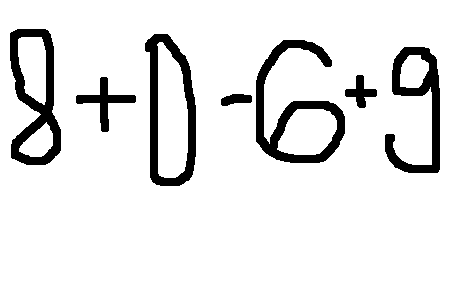
#> input picture images/img3.png, 451 x 307 px
$ jupyter execute --allow-errors ProjekatProba.ipynb   (shell and % lines are left out)   (Python 2 division)
#> lines starting #> are read from the running program, lines starting #| are printed output that depends on the picture; after the words box and inside, x2 and y2 are one past the last pixel; in counts of white or black regions, pixels touching at a corner belong together
[cell 1]
import cv2
import collections
import numpy as np
import scipy as sc
import matplotlib.pyplot as plt
from scipy.spatial import distance
import wolframalpha
# k-means
from sklearn.cluster import KMeans

# keras
from keras.models import Sequential
from keras.layers.core import Dense,Activation
from keras.optimizers import SGD

import matplotlib.pylab as pylab
pylab.rcParams['figure.figsize'] = 16, 12 # za prikaz većih slika i plotova, zakomentarisati ako nije potrebno

[cell 2]
def load_image(path):
#> call 2 of load_image, with path = 'images/img3.png'
#> in load_image, returned value is the input picture: shape (307, 451, 3); 90.6% white; 7 black regions, largest, box (x1, y1, x2, y2) and area: (256, 40, 345, 163) 3219, (10, 29, 61, 165) 2898, (145, 34, 196, 186) 2807
    return cv2.cvtColor(cv2.imread(path), cv2.COLOR_BGR2RGB)
def image_gray(image):
    return cv2.cvtColor(image, cv2.COLOR_RGB2GRAY)
#> returned value: shape (307, 451); 90.6% white; 7 black regions
def image_bin(image_gs):
    ret,image_bin = cv2.threshold(image_gs, 130, 255, cv2.THRESH_BINARY)
    return image_bin
def image_bin_adaptive(image_gs):
    image_bin = cv2.adaptiveThreshold(image_gs, 255, cv2.ADAPTIVE_THRESH_MEAN_C, cv2.THRESH_BINARY, 35, 10)
    return image_bin
def invert(image):
    return 255-image
def display_image(image, color= False):
    if color:
        plt.imshow(image)
    else:
        plt.imshow(image, 'gray')
def dilate(image):
    kernel = np.ones((6,6)) # strukturni element 3x3 blok
    return cv2.dilate(image, kernel, iterations=1)
def erode(image):
    kernel = np.ones((6,6)) # strukturni element 3x3 blok
    return cv2.erode(image, kernel, iterations=1)

#Funkcionalnost implementirana u V2
def resize_region(region):
    resized = cv2.resize(region,(28,28), interpolation = cv2.INTER_NEAREST)
    return resized
def scale_to_range(image):
    return image / 255
def matrix_to_vector(image):
    return image.flatten()
def prepare_for_ann(regions):
    ready_for_ann = []
    for region in regions:
        ready_for_ann.append(matrix_to_vector(scale_to_range(region)))
    return ready_for_ann
def convert_output(outputs):
    return np.eye(len(outputs))
def winner(output):
    return max(enumerate(output), key=lambda x: x[1])[0]

# [23 lines left out: function sredi_izlaz, not called in this run]

[cell 3]
def konture(image_orig, image_bin):

    contours, hierarchy = cv2.findContours(image_bin.copy(),cv2.RETR_TREE, cv2.CHAIN_APPROX_SIMPLE)
#> contours = 13 contours; largest, box (x1, y1, x2, y2) and area: (0, 0, 451, 307) 137700, (144, 33, 197, 187) 6396, (255, 39, 346, 164) 5608, (9, 28, 62, 166) 5302, (384, 46, 441, 174) 3468

    sorted_regions = []
    regions_dic = {}
    i = 0

    for contour in contours:
        if(hierarchy[0][i][3]==0):
            x,y,w,h = cv2.boundingRect(contour)
            region = image_bin[y:y+h+1,x:x+w+1]
            regions_dic[x] = resize_region(region)
            cv2.rectangle(image_orig,(x,y),(x+w,y+h),(0,255,0),2)
        i=i+1
#> this loop made 13 passes
#> (x, y, w, h) on passes 2, 3, 4, 5, 7, 9, 11: (220, 93, 33, 14), (75, 76, 62, 57), (344, 74, 34, 35), (384, 46, 57, 128), (255, 39, 91, 125), (144, 33, 53, 154), (9, 28, 53, 138)
#> contour on pass 1: [[0, 0], [0, 306], [450, 306], [450, 0]]
#> pass 2, in resize_region, `resized = cv2.resize(region,(28,28), interpolation = cv2.INTER_NEAREST)`:
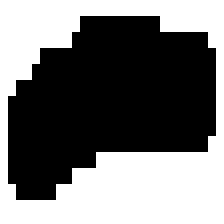
#> resized: shape (28, 28) (shown 8 times larger); 46.2% white; 1 white region, box (x1, y1, x2, y2) and area: (0, 0, 28, 28) 362
#> pass 3, in konture, `region = image_bin[y:y+h+1,x:x+w+1]`:
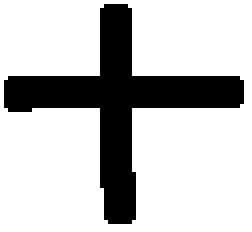
#> region: shape (58, 63) (shown 4 times larger); 76.5% white; 1 black region, box (x1, y1, x2, y2) and area: (1, 1, 61, 56) 859
#> pass 3, in resize_region (call 2), `resized = cv2.resize(region,(28,28), interpolation = cv2.INTER_NEAREST)`:
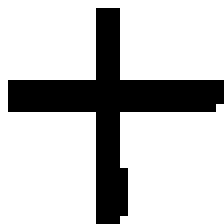
#> resized: shape (28, 28) (shown 8 times larger); 76.8% white; 1 black region, box (x1, y1, x2, y2) and area: (1, 1, 28, 28) 182
#> after the loop:
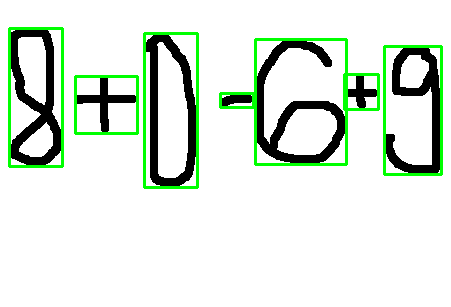
#> image_orig: shape (307, 451, 3); mean of channels 0, 1, 2 220.3, 231.5, 220.3; drawn as B, G, R
#> after the loop:
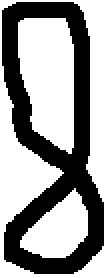
#> region: shape (139, 54) (shown 2 times larger); 61.4% white; 1 black region, box (x1, y1, x2, y2) and area: (1, 1, 52, 137) 2898
#> after the loop, i = 13; regions_dic = 7 items

    sorted_regions_dic = collections.OrderedDict(sorted(regions_dic.items()))
#> sorted_regions_dic = 7 items
    sorted_regions = sorted_regions_dic.values()
    # sortirati sve regione po x osi (sa leva na desno) i smestiti u promenljivu sorted_regions
    return image_orig, sorted_regions

[cell 4]
# [26 lines left out: functions create_ann, train_ann, display_result, not called in this run]

[cell 5]
digit_0 = ['0']*10
digit_1 = ['1']*10
digit_2 = ['2']*10
digit_3 = ['3']*10
digit_4 = ['4']*10
digit_5 = ['5']*10
digit_6 = ['6']*10
digit_7 = ['7']*10
digit_8 = ['8']*10
digit_9 = ['9']*10
digits = digit_0 + digit_1 + digit_2+ digit_3+digit_4+digit_5+digit_6+digit_7+digit_8+digit_9

images_0 = []
images_1 = []
images_2 = []
images_3 = []
images_4 = []
images_5 = []
images_6 = []
images_7 = []
images_8 = []
images_9 = []

#> (the rest of this cell did not finish here and is left out)

[cell 6]
#izlaz = sredi_izlaz(digits)

#> (a cell that did not finish here is left out)

[cell 8]
slika2 = load_image('images/img3.png')
display_image(slika2)
sli = image_bin_adaptive(image_gray(slika2))
selektovani_regioni, cifre = konture(slika2.copy(), sli)
brojevi = ['0', '1', '2', '3', '4', '5', '6', '7', '8', '9']

[cell 9]
test_inputs = prepare_for_ann(cifre)
#> test_inputs = 7 items
#> (the rest of this cell did not finish here and is left out)

$ run again, with images/img1.png copied over images/img3.png
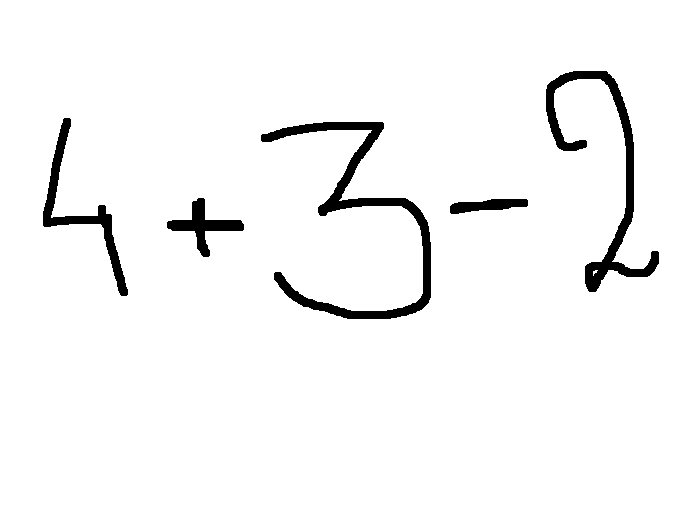
#> input picture images/img1.png, 695 x 512 px
#> in load_image, returned value is the input picture: shape (512, 695, 3); 96.3% white; 5 black regions, box (x1, y1, x2, y2) and area: (261, 122, 431, 319) 4923, (546, 71, 659, 292) 3987, (43, 118, 128, 296) 2190, (167, 198, 244, 257) 1334, (450, 199, 528, 214) 742
#> contours = 7 contours, 1 with area under 20; largest, box (x1, y1, x2, y2) and area: (0, 0, 695, 512) 354634, (260, 121, 432, 320) 5460, (545, 70, 660, 293) 4424, (42, 117, 129, 297) 2442, (166, 197, 245, 258) 1458, (449, 198, 529, 215) 826
#> the loop in konture, `for contour in contours:` made 7 passes
#> (x, y, w, h) on passes 2 to 6: (449, 198, 80, 17), (166, 197, 79, 61), (260, 121, 172, 199), (42, 117, 87, 180), (545, 70, 115, 223)
#> after the loop in konture, `for contour in contours:`:
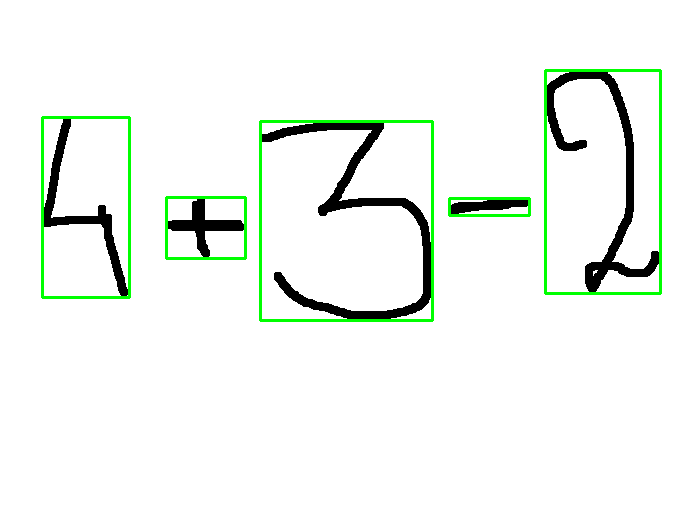
#> image_orig: shape (512, 695, 3); mean of channels 0, 1, 2 240.5, 245.7, 240.5; drawn as B, G, R
#> after the loop in konture, `for contour in contours:`:
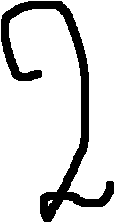
#> region: shape (224, 116); 84.7% white; 1 black region, box (x1, y1, x2, y2) and area: (1, 1, 114, 222) 3987
#> after the loop in konture, `for contour in contours:`: i = 7; regions_dic = 5 items
